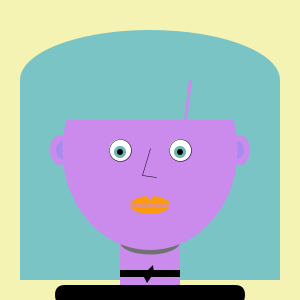
Frame 1 (no input)
Frame 60 (the mouse pressed at the canvas centre just before this capture): identical to frame 1, image omitted
Frame 120 (the mouse held since frame 60 and released just before this capture): identical to frame 1, image omitted

The Processing sketch that drew this single still picture (run headless with seeded random() and noise(); from frame 60 on, the mouse is pressed at the canvas centre):

// Processing sketch: processing_146816
// ── processing_146816.pde

int counter = 0;
int headShape;
int ra = 122;
int ga = 198;
int ba = 196;
int rb = 202;
int gb = 139;
int bb = 237;
int rc = 252;
int gc = 156;
int bc = 10;
float randEar;
float randNum;
float randHair = 200;
float randR;
float randB;
float randG;
float eye = 22;
float eye2 = 12;
float mouth = 40;
float mouth2 = 18;
float shoulders = 190;

void setup(){
  size(300,300);
}

void draw(){
  
  
  background(245,243,180);
  translate(150,150);
  noStroke();
  
  // hair
  fill(ra,ba,ga);
  rect(-130,-70,260,randHair);
  ellipse(0,-70,260,100);
  
  // head
  fill(rb,gb,bb);
  ellipse(-90,randEar,20,30);
  ellipse(90,randEar,20,30);
  fill(166,141,237);
  ellipse(-85,randEar,18,20);
  ellipse(85,randEar,18,20);
  fill(rb,gb,bb);
  rect(-30,60,60,100);
  fill(113);
  ellipse(0,92,60,25);
  fill(rb,gb,bb);
  ellipse(0,0,175,200);
  fill(randR);
  rectMode(CENTER);
  rect(0,145,shoulders,20,14);
  rectMode(CORNER);
  rect(-30,120,60,7);
  fill(randR,randG,randB);
  quad(-7,125,-3,133,4,123,3,115);
 
  // bangs
  noStroke();
  fill(ra,ba,ga);
  rect(-85,-106,170,76);
  stroke(rb,gb,bb);
  strokeWeight(3);
  pushMatrix();
  translate(randNum,0);
  line(35,-30,40,-70);
  popMatrix();
  strokeWeight(1);
  
  // eyes
  fill(255,255,255);
  strokeWeight(0.5);
  stroke(0,0,0);
  ellipse(-30,0,eye,eye);
  ellipse(30,0,eye,eye);
  noStroke();
  fill(106,180,178);
  ellipse(30,2,eye2,eye2);
  ellipse(-30,2,eye2,eye2);
  fill(0);
  ellipse(30,2,6,6);
  ellipse(-30,2,6,6);
  
  // nose
  stroke(0,0,0);
  line(0,-2,-8,25);
  line(-8,25,6,27);
  
  // mouth
  fill(rc,gc,bc);
  noStroke();
  ellipse(0,55,mouth,mouth2);
  fill(rb,gb,bb);
  triangle(0,51,-7,40,7,40);
  strokeWeight(2);
  stroke(rb,gb,bb);
  line(-50,55,50,55);
  
  
}

void keyPressed(){
  if (counter == 2){
    ra = 202;
    ba = 139;
    ga = 237;
    rb = 252;
    gb = 156;
    bb = 10;
    rc = 122;
    gc = 198;
    bc = 196; 
  }
  
  if (counter == 1){
    ra = 252;
    ba = 156;
    ga = 10;
    rb = 122;
    gb = 198;
    bb = 196;
    rc = 202;
    gc = 139;
    bc = 237;
  }
  
  if (counter == 0){
    ra = 122;
    ga = 198;
    ba = 196;
    rb = 202;
    gb = 139;
    bb = 237;
    rc = 252;
    gc = 156;
    bc = 10;
  }  
  counter++;
  if (counter == 3){
    counter = 0;
  }
  
  randEar = random(-10,15);
  randNum = random(-15,30);
  randHair = random(100,250);
  randR = random(0,255);
  randG = random(0,255);
  randB = random(0,255);
  eye = random(20,29);
  eye2 = random(10,16);
  mouth = random(15,45);
  mouth2 = random(12,25);
  shoulders = random(160,210);
}
